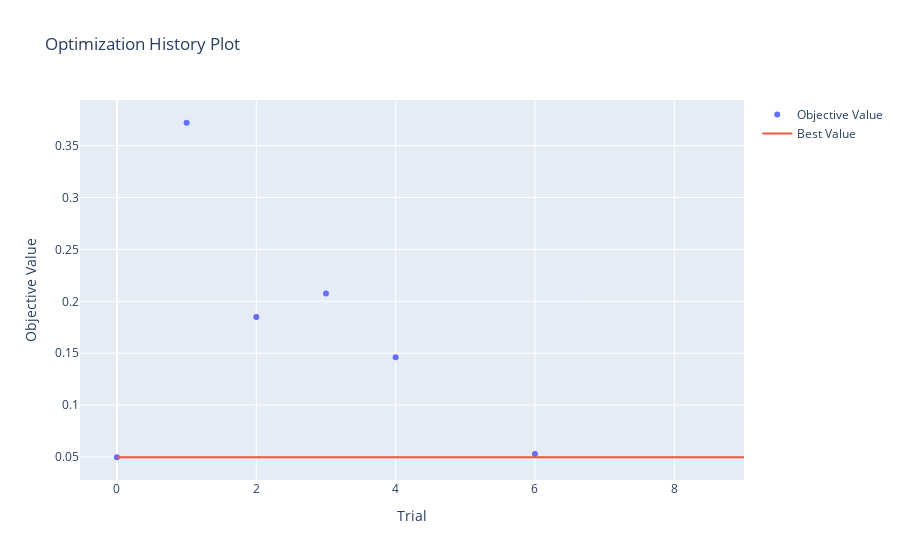

The cell this chart's notebook holds for it:
### Code cell
import plotly
# Visualize the optimization process
fig = optuna.visualization.plot_optimization_history(study)
fig.show()

### Figure 1 — Plotly figure (JSON) as saved in the notebook; plotly's stock layout.template omitted (floating-point values rounded to 4 significant figures)
{"data": [{"mode": "markers", "name": "Objective Value", "type": "scatter", "x": [0, 1, 2, 3, 4, 6], "y": [0.04972, 0.3721, 0.1848, 0.2075, 0.146, 0.05281]}, {"mode": "lines", "name": "Best Value", "type": "scatter", "x": [0, 1, 2, 3, 4, 5, 6, 7, 8, 9], "y": [0.04972, 0.04972, 0.04972, 0.04972, 0.04972, 0.04972, 0.04972, 0.04972, 0.04972, 0.04972]}, {"marker": {"color": "#cccccc"}, "mode": "markers", "name": "Infeasible Trial", "showlegend": false, "type": "scatter", "x": [], "y": []}], "layout": {"title": {"text": "Optimization History Plot"}, "xaxis": {"title": {"text": "Trial"}}, "yaxis": {"title": {"text": "Objective Value"}}}}
